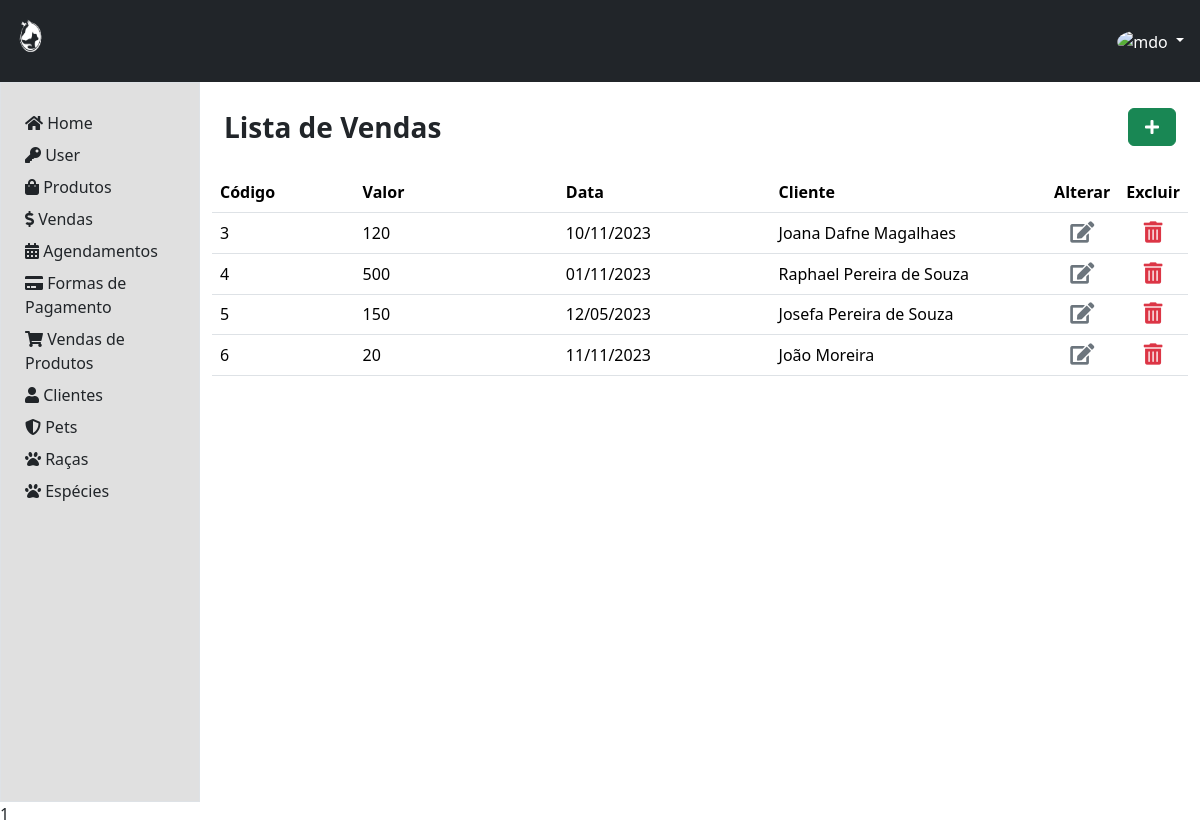
The page /area-admin/venda/index.php (signed in) on the database its author committed.
### tables this page shows
CREATE TABLE `tbvenda` (
  `codVenda` int(11) NOT NULL,
  `precoVenda` float NOT NULL,
  `dataVenda` date NOT NULL,
  `codCliente` int(11) NOT NULL
);

CREATE TABLE `tbcliente` (
  `codCliente` int(11) NOT NULL,
  `nomeCliente` varchar(100) NOT NULL,
  `cpfCliente` char(14) NOT NULL,
  `dataNascCliente` date NOT NULL,
  `logradCliente` varchar(50) NOT NULL,
  `numLogradCliente` int(11) NOT NULL,
  `cepCliente` varchar(11) NOT NULL,
  `bairroCliente` varchar(100) NOT NULL,
  `cidadeCliente` varchar(100) NOT NULL,
  `complementoCliente` varchar(100) NOT NULL,
  `emailCliente` varchar(100) NOT NULL,
  `passwordCliente` varchar(20) NOT NULL,
  `imgCliente` varchar(50) NOT NULL,
  `tokenCliente` varchar(30) NOT NULL
);

### dao/VendaDao.php (called while the page is built, shortened)
<?php
    class VendaDao {
        public static function selectAll () {
            $conexao = Conexao::conectar();
                $query = "SELECT a.*, p.nomeCliente
                        FROM tbvenda a
                        INNER JOIN tbcliente p ON a.codCliente = p.codCliente";
                $stmt = $conexao->prepare($query);
                $stmt->execute();
                return $stmt->fetchAll(PDO::FETCH_ASSOC);
        }
    }
?>

### area-admin/venda/index.php (the view, shortened to what this page needs)
<?php
  require_once '../../dao/VendaDao.php';
  $vendas = VendaDao::selectAll();
?>
<!DOCTYPE html>
<html lang="pt-br">
<head>
  <link href="https://cdn.jsdelivr.net/npm/bootstrap@5.3.2/dist/css/bootstrap.min.css" rel="stylesheet">
  <link rel="stylesheet" href="https://use.fontawesome.com/releases/v5.3.1/css/all.css">
  <link rel="stylesheet" href="css/style.css">
</head>
<body style="justify-content: center; align-items: center; height: 100vh ">
<?php
    if (isset($_SESSION['codAdm'])) {
        include('./../../componentes/header-adm.php');
    }
  ?>
  <div class="container-fluid" style="height: 90vh">
    <div class="row h-100">
    <?php
      include('./../../componentes/menu-adm.php');
      ?>
      <div class="col-md-10  p-4 borber">
        <div class="row align-items-center mb-4">
          <div class="col fs-3 fw-semibold">
            Lista de Vendas
          </div>
          <div class="col text-end ">
            <a class="btn btn-success px-3" role="button" aria-disabled="true" href="register-venda.php"><i
                class="fas fa-plus" aria-hidden="true"></i></a>
          </div>
        </div>
        <div class=" row">
          <table class="table table-hover">
            <thead>
              <tr>
                <th class="col-md-2">Código</th>
                <th class="col-md-3">Valor</th>
                <th class="col-md-3">Data</th>
                <th class="col-md-4">Cliente</th>
                <th class="text-center col-md-1">Alterar</th>
                <th class="text-center col-md-1">Excluir</th>
              </tr>
              <?php foreach($vendas as $venda) { ?>
              <tr>
                <td><?= $venda['codVenda'] ?></td>
                <td><?= $venda['precoVenda'] ?></td>
                <td><?= date ('d/m/Y', strtotime ($venda['dataVenda']));?></td>
                <td><?=$venda['nomeCliente']?></td>
                <td class="text-center">
                  <form action="process-venda.php" method="POST">
                    <button type="submit" class="dropdown-item" ><i
                        class="fas fa-edit fa-lg text-secondary"></i>
                    </button>
                  </form>
                </td>
                <td class="text-center ">
                  <a class="dropdown-item" onclick="modalRemover(<?=$venda['codVenda']?>,'codDeletar')">
                    <i class="fas fa-trash-alt fa-lg text-danger"></i>
                  </a>
                </td>
              <tr>
              <?php } ?>
            </thead>
          </table>
        </div>
      </div>
    </div>
  </div>
  <?= require './../../componentes/modal.php'?>
</body>
</html>

### css/style.css (style rules this page uses)
a { position: relative; text-decoration: none; }

### rows shown on the page
tbvenda: codVenda "3", precoVenda "120", dataVenda "10/11/2023", tbcliente.nomeCliente "Joana Dafne Magalhaes"
tbvenda: codVenda "4", precoVenda "500", dataVenda "01/11/2023", tbcliente.nomeCliente "Raphael Pereira de Souza"
tbvenda: codVenda "5", precoVenda "150", dataVenda "12/05/2023", tbcliente.nomeCliente "Josefa Pereira de Souza"
tbvenda: codVenda "6", precoVenda "20", dataVenda "11/11/2023", tbcliente.nomeCliente "João Moreira"

### other values the page prints
require './../../componentes/modal.php' "1"
